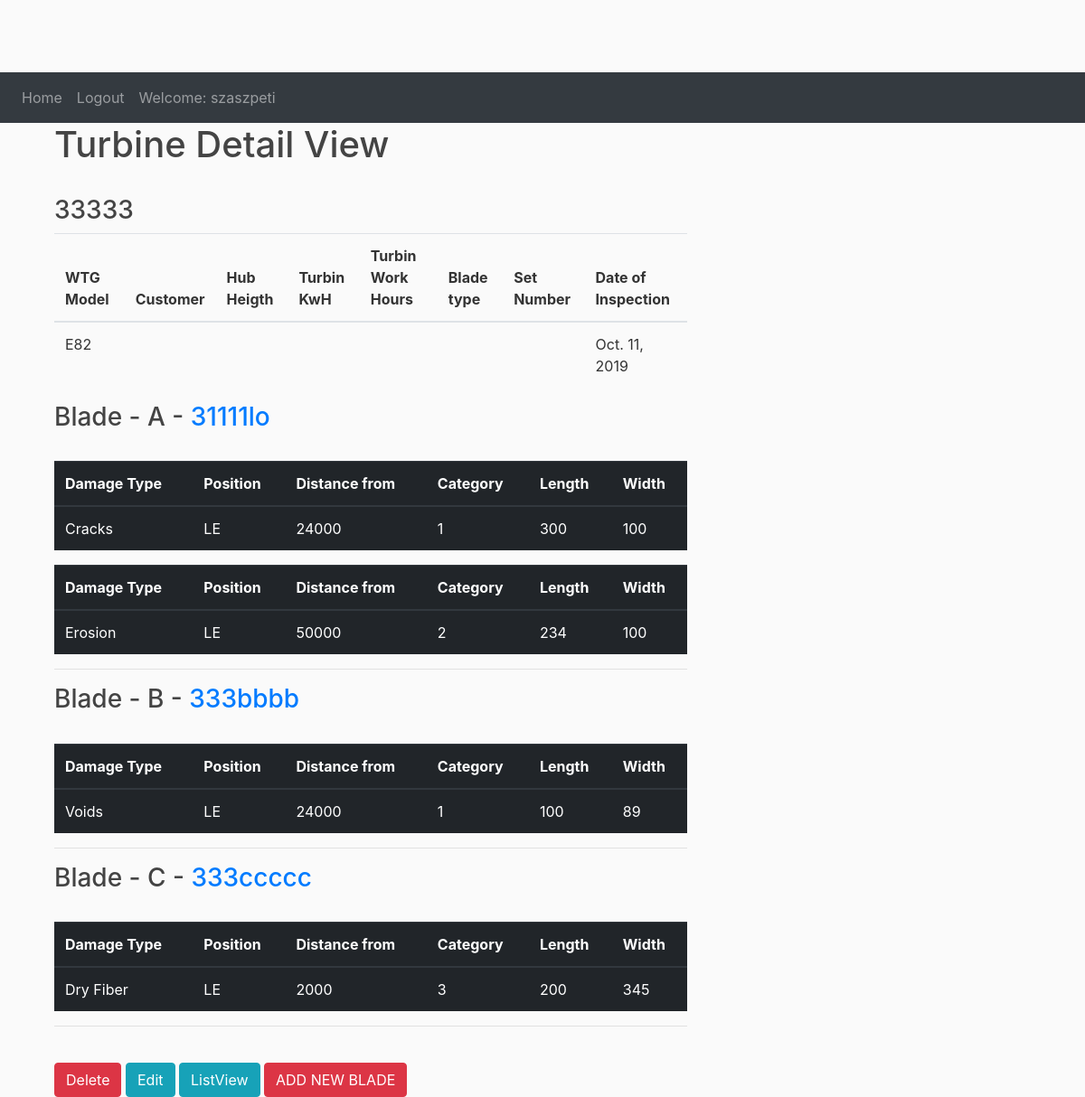
Screenshot of /bladework/detail/6/ (signed in) with the database file from the repository.
### bladework/models.py (models this page shows, shortened)
class Turbine(models.Model):
    wtg_number = models.CharField(max_length=120)
    windfarm = models.CharField(max_length=120, blank=True)
    wtg_manufacturer = models.CharField(max_length=120, blank=True)
    wtg_model = models.CharField(max_length=120)
    customer = models.CharField(max_length=120, blank=True)
    hub_heigth = models.CharField(max_length=10, blank=True)
    blade_type = models.CharField(max_length=10, blank=True)
    blade_length = models.CharField(max_length=10, blank=True)
    set_number = models.CharField(max_length=12, blank=True)
    kwh = models.CharField(max_length=10, blank=True)
    turbine_work_hours = models.CharField(max_length=10, blank=True)
    inspection_period = models.DateField(auto_now_add=True, blank=True)
    def get_delete_url(self):
        return reverse("bladework:turbine_delete", kwargs={"pk": self.id})

class Blade(models.Model):
    turbine = models.ForeignKey(Turbine, max_length=12, on_delete=models.CASCADE)
    A = "A"
    B = "B"
    C = "C"
    BLADE = [(A, 'A'),
             (B, 'B'),
             (C, 'C')]
    blade = models.CharField(max_length=1, choices=BLADE)
    blade_number = models.CharField(max_length=12, blank=True)
    inspection_time = models.DateField(auto_now_add=True, blank=True)
    def get_absolut_url(self):
        return reverse("bladework:blade_detail", kwargs={"pk": self.id})

class Damage(models.Model):
    blade = models.ForeignKey(Blade, on_delete=models.CASCADE)
    damage_type = models.CharField(max_length=200)
    PREASURESIDE = 'PS'
    SECTIONSIDE = 'SS'
    LEADINGEDGE = 'LE'
    TRAILINGEDGE = 'TE'
    POSITION_ON_BLADE = [(PREASURESIDE, 'PS - Preasure Side'),
                         (SECTIONSIDE, 'SS - Section Side'),
                         (LEADINGEDGE, 'LE - Leading Edge'),
                         (TRAILINGEDGE, 'TE - Trailing Edge')]
    position = models.CharField(max_length=2,
                                choices=POSITION_ON_BLADE,
                                default=LEADINGEDGE,
                                )
    distance_from = models.CharField(max_length=10, null=True)
    damage_type = models.CharField(max_length=60, blank=True)
    ONE = '1'
    TWO = '2'
    THREE = '3'
    FOUR = '4'
    CATEGORY_LEVEL = [(ONE, '1'),
                      (TWO, '2'),
                      (THREE, '3'),
                      (FOUR, '4')]
    category = models.CharField(max_length=1,
                                choices=CATEGORY_LEVEL,
                                default=ONE)
    length = models.CharField(max_length=10)
    width = models.CharField(max_length=10, blank=True)

### bladework/views.py (the view)
# urls.py: path('detail/<int:pk>/', TurbineDetailView.as_view(), name='turbine_detail'),
class TurbineDetailView(LoginRequiredMixin, DetailView):
    model = Turbine
    template_name = "turbine_detail.html"

### bladework/templates/turbine_detail.html
{% extends 'base.html' %}
{% block content %}
<div class="container">
  <h1>Turbine Detail View</h1> <br>
    <h3>{{turbine.wtg_number}}</h3>
    <table class="table">
    <thead>
      <tr>
        <th>WTG Model</th>
           <th>Customer</th>
        <th>Hub Heigth</th>
           <th>Turbin KwH</th>
          <th>Turbin Work Hours</th>
           <th>Blade type</th>
          <th>Set Number</th>
            <th>Date of Inspection</th>
      </tr>
    </thead>
    <tbody>
      <tr>
          <td>{{turbine.wtg_model}}</td>
           <td>{{turbine.customer}}</td>
           <td>{{turbine.hub_heigth}}</td>
           <td>{{turbine.kwh}}</td>
          <td>{{turbine.turbine_work_hours}}</td>
           <td>{{turbine.blade_type}}</td>
           <td>{{turbine.set_number}}</td>
          <td>{{turbine.inspection_period }}</td>
      </tr>
    </tbody>
  </table>
  </div>
<div class="container">
    {% for blade in turbine.blade_set.all %}
    <h3>Blade - {{blade.blade}} - <a href="{{blade.get_absolut_url}}">{{blade.blade_number}}</a> </h3>
    <br>
{% for damage in blade.damage_set.all %}
    <table class="table table-dark">
    <thead>
      <tr>
        <th>Damage Type</th>
           <th>Position</th>
        <th>Distance from</th>
           <th>Category</th>
          <th>Length</th>
           <th>Width</th>
      </tr>
    </thead>
    <tbody>
      <tr>
          <td>{{damage.damage_type}}</td>
           <td>{{damage.position}}</td>
           <td>{{damage.distance_from}}</td>
           <td>{{damage.category}}</td>
          <td>{{damage.length}}</td>
           <td>{{damage.width}}</td>
      </tr>
    </tbody>
        {% endfor %}
  </table>
<hr>
    {% endfor %}
    <br>
    <a class="btn btn-danger" href="{{turbine.get_delete_url}}">Delete</a>
    <a class="btn btn-info" href="{% url 'bladework:turbine_edit' pk=object.pk%}">Edit</a>
    <a class="btn btn-info" href="{% url 'bladework:turbine_list_view'%}">ListView</a>
    <a class="btn btn-danger" href="{% url 'bladework:blade_create'%}">ADD NEW BLADE</a>
</div>
{% endblock %}

### bladework/templates/base.html (shortened to what this page needs)
{% load static %}
<!DOCTYPE html>
<html>
<head>
   <link rel="stylesheet" href="https://maxcdn.bootstrapcdn.com/bootstrap/4.0.0/css/bootstrap.min.css">
<link rel="stylesheet" type="text/css" href="{% static 'main.css' %}">
     <nav class="navbar navbar-expand-sm bg-dark navbar-dark">
  <ul class="navbar-nav">
      {% if user.is_authenticated %}
    <li class="nav-item">
      <a class="nav-link" href="{% url 'bladework:home' %}">Home</a>
    </li>
    <li class="nav-item">
      <a class="nav-link" href="{% url 'logout' %}">Logout</a>
       <li class="nav-item">
      <a class="nav-link justify-content-end" href="#">Welcome: {{user.username}}</a>
    </li>
      {% endif %}
  </ul>
</nav>
</head>
</head>
<body>
 <main role="main" class="container">
      <div class="row">
        <div class="col-md-8">
            {% block content %}{% endblock %}
        </div>
        </div>
    </main>
</body>
</html>

### bladework/static/main.css (style rules this page uses)
body { background: #fafafa; color: #333333; margin-top: 5rem; }
h1, h2, h3, h4, h5, h6 { color: #444444; }
ul { margin: 0; }

### rows the page displays
Turbine: wtg_number "33333", wtg_model "E82", inspection_period "Oct. 11, 2019"
Blade: blade "A", blade_number "31111lo"
Damage: damage_type "Cracks", position "LE", distance_from "24000", category "1", length "300", width "100"
Damage: damage_type "Erosion", position "LE", distance_from "50000", category "2", length "234", width "100"
Blade: blade "B", blade_number "333bbbb"
Damage: damage_type "Voids", position "LE", distance_from "24000", category "1", length "100", width "89"
Blade: blade "C", blade_number "333ccccc"
Damage: damage_type "Dry Fiber", position "LE", distance_from "2000", category "3", length "200", width "345"

### other values shown
{{ user.username }} "szaszpeti"
